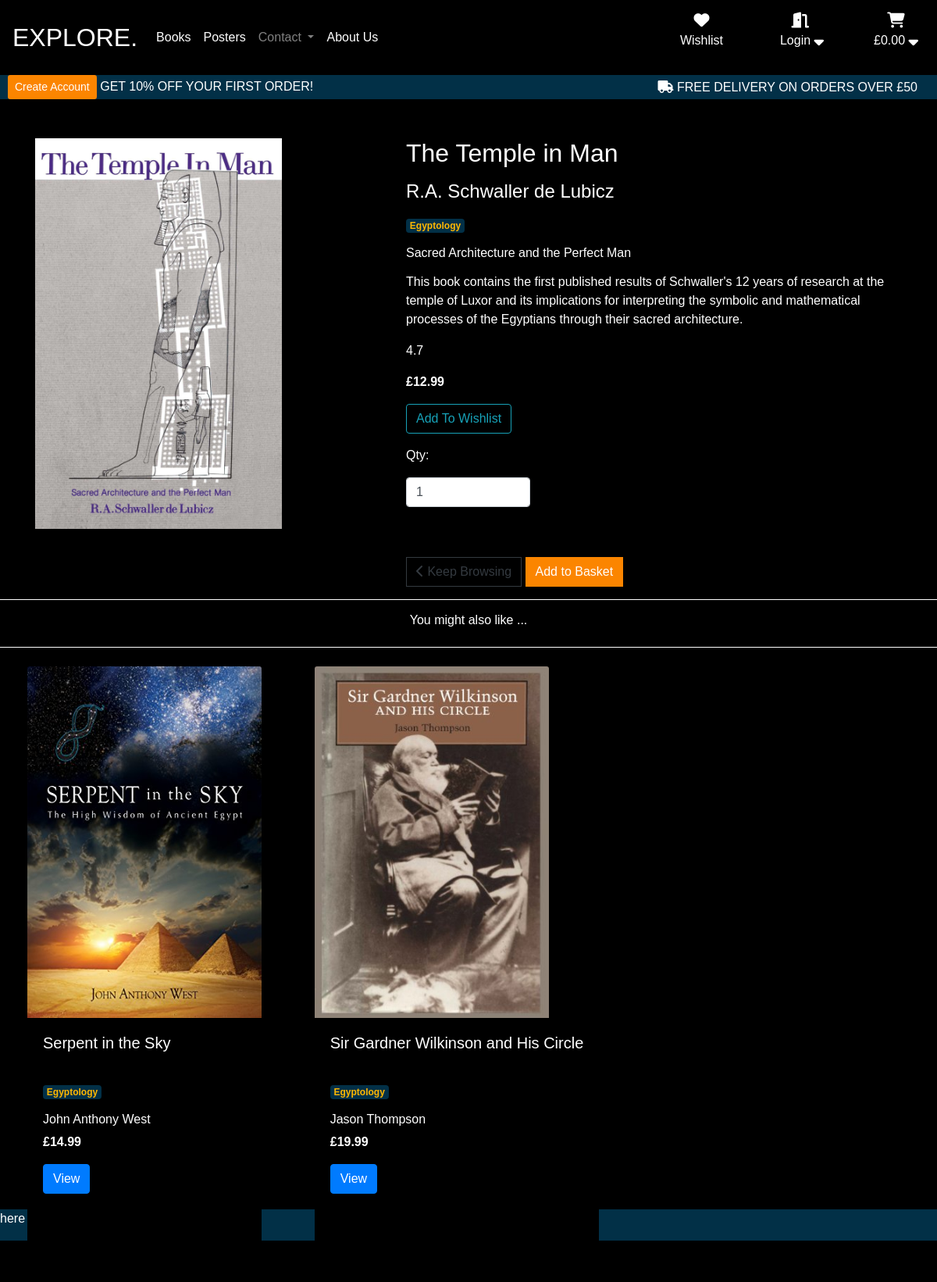
The app's page /products/books/1 with its own data.
### products/models.py (models this page shows, shortened)
class Books(models.Model):
    class Meta:
        verbose_name_plural = 'Books'
    title = models.CharField(max_length=254, verbose_name="Book Title", help_text="The Book Title")
    code = models.CharField(max_length=19, null=True, blank=True, help_text="Unique 19 digit product code")
    category = models.ForeignKey(Category, on_delete=models.CASCADE, default=1, help_text="Book Category")
    author = models.CharField(max_length=64, help_text="Book Author")
    publisher = models.CharField(max_length=64, help_text="Book Publisher")
    genre = models.ForeignKey(Genre, on_delete=models.CASCADE, help_text="Book Genre")
    subtitle = models.TextField(max_length=254, help_text="Book Subtitle")
    description = models.TextField(help_text="Book Description")
    price = models.DecimalField(max_digits=6, decimal_places=2, help_text="Book Price")
    rating = models.DecimalField(max_digits=2, decimal_places=1, null=True, blank=True, help_text="Book Rating")
    google_url = models.URLField(max_length=1024, null=True, blank=True, help_text="A Url to the book on google books")
    thumbnail_url = models.URLField(max_length=1024, null=True, blank=True, help_text="Thumbnail Url Address")
    thumbnail = models.ImageField(null=True, blank=True, verbose_name="Book Cover Thumbnail Image")
    image_url = models.URLField(max_length=1024, null=True, blank=True, help_text="Image URL Address")
    image = models.ImageField(null=True, blank=True, verbose_name="Book Cover Image")
    user_book_wishlist = models.ManyToManyField(User, related_name="user_book_wishlist", blank=True)

class Genre(models.Model):
    name = models.CharField(max_length=64)
    class Meta:
        verbose_name_plural = 'Genre'

### products/views.py (the view)
# urls.py: path('books/<book_id>', views.book_detail, name='book_detail'),
def book_detail(request, book_id):
    book = get_object_or_404(Books, pk=book_id)
    genre = book.genre
    genres = Books.objects.filter(genre=genre)
    recommend = genres.exclude(pk=book_id)
    template = 'products/book-detail.html'
    context = {
        'book': book,
        'recommend': recommend,
    }
    return render(request, template, context)

### products/templates/products/book-detail.html (shortened to what this page needs)
{% extends "base.html" %}
{% load static %}
{% block extra_css %}
    <link rel="stylesheet" href="{% static 'products/css/products.css' %}">
{% endblock %}
{% block content %}
    <section class="container book-detail-section">
        <div class="row product-row d-flex">
            <div class="col-lg-5">
                <img src="{{ book.image.url }}" class="book-image">
            </div>
            <div class="col-lg-7 product-details">
                <h2 class="mb-3">{{ book.title }}</h2>
                <h4 class="mb-3">{{ book.author }}</h4>
                <h4 class="badge badge-info mb-3">{{ book.genre.name }}</h4>
                <h6 class="mb-3"> {{ book.subtitle }} </h6>
                <p> {{ book.description }}</p>
                <p> {{ book.rating }} </p>
                <p><strong>£{{ book.price }}</strong></p>
                <a href="{% url 'edit_book_wishlist' book.id %}" class="btn btn-outline-info">Add To Wishlist</a>
                {% include 'products/includes/add-book-to-basket.html' %}
            </div>
        </div>
    </section>
    <section class="bought-together">
        <hr>
        <div class="row text-center d-flex justify-content-center align-items-center">
            <h6>You might also like ... </h6>
        </div>
        <hr>
        <div class="row explore d-flex">
            {% for book in recommend|slice:3 %}
            <div class="col-lg-4 col-md-6 col-sm-12 d-flex justify-content-center">
                <div class="card book-card border-0 mt-2">
                    <a href="{% url 'book_detail' book.id %}">
                        <img src="{{ book.image.url }}" class="card-img-top book-card-image" alt="{{ book.title }}">
                    </a>
                    <div class="card-body">
                        <h5 class="card-title">{{ book.title }}</h5>
                        <p class="badge badge-info"> {{ book.genre.name }} </p>
                        <h6>{{ book.author }}</h6>
                        <p><strong>£{{ book.price }}</strong></p>
                        <a href="{% url 'book_detail' book.id %}" class="btn btn-primary">View</a>
                    </div>
                </div>
            </div>
            {% endfor %}
        </div>
    </section>
{% endblock %}

### static/css/base.css (style rules this page uses)
:root { --light-blue: #8ECAE6; --blue: #219EBC; --dark-blue: #023047; --yellow: #FFB703; --orange: #FB8500; --red: #d62828; --hero-txt-bg: rgba(148, 121, 135, 0) }
*, *::before, *::after { box-sizing: border-box; }
html, body { height: 100%; width: 100%; margin: 0; }
body { background: black; color: white; font-family: 'Montserrat', sans-serif; font-weight: 400; display: flex; flex-direction: column; }
hr { border: 0; clear: both; display: block; width: 100%; background-color: white; height: 1px; }
.badge-info { background: var(--dark-blue); color: var(--yellow); }

### products/static/products/css/products.css (style rules this page uses)
:root { --light-blue: #8ECAE6; --blue: #219EBC; --dark-blue: #023047; --yellow: #FFB703; --orange: #FB8500; --red: #d62828; --hero-txt-bg: rgba(148, 121, 135, 0) }
.product-row { margin-top: 50px; }
.book-card { background: black; }
.book-card-image { height:450px; width: 300px; }
.card-title { height: 50px; }
.book-detail-section { height: auto; flex: 1 0 auto; }
.book-image { max-width: 350px; max-height: 500px; }
.bought-together { flex: 1 0 auto; width: 100%; }
.explore { width: 100%; height: 100%; }

### records on screen
Books: image (picture), title "The Temple in Man", author "R.A. Schwaller de Lubicz", genre.name "Egyptology", subtitle "Sacred Architecture and the Perfect Man", description "This book contains the first published results of Schwaller's 12 years of research at the temple of Luxor and its implications for interpreting the symbolic and mathematical processes of the Egyptians through their sacred architecture.", rating "4.7", price "12.99"
Books: image (picture), title "Serpent in the Sky", genre.name "Egyptology", author "John Anthony West", price "14.99"
Books: image (picture), title "Sir Gardner Wilkinson and His Circle", genre.name "Egyptology", author "Jason Thompson", price "19.99"
